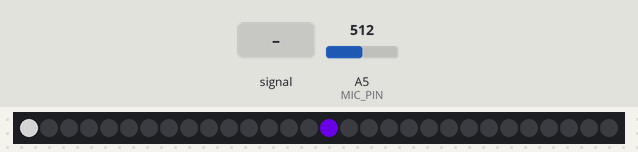
Bench run of a sketch on a simulated Arduino Uno, built with avr-gcc and run on an emulated ATmega328P. Shown: 30 RGB LEDs in strip order, left to right. The test bench sets the inputs (shaded band); at power-on: A5 (MIC_PIN) = 512. Dim RGB values are drawn brighter than linear; random numbers use the default seed unless the sketch sets one; what the sketch prints to the serial monitor is not drawn.

Above: at 1.15 s.
2.3 s: A5 (MIC_PIN) fed a 200 Hz sine of ±81 counts around its level
At 2.75 s:
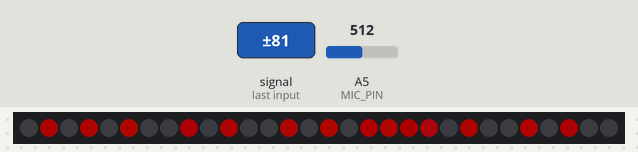
At 3.35 s:
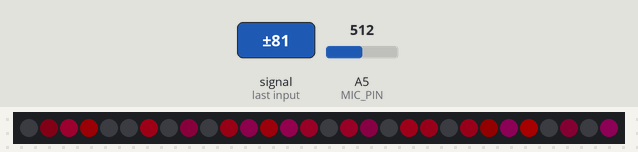
5.0 s: A5 (MIC_PIN) set to 306
At 5.15 s:
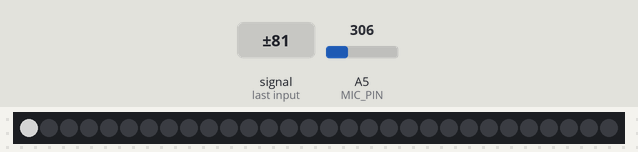
6.8 s: A5 (MIC_PIN) fed a 1000 Hz sine of ±255 counts around its level
Timing chart, 0 to 7.3 s (numbered marks = the images above; inputs shaded):
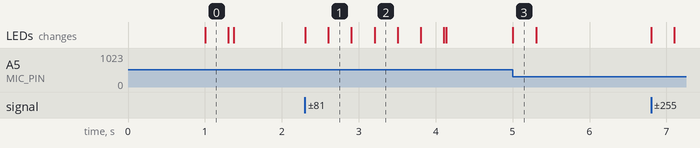

The sketch:

agcAvg_Pal.ino
```cpp
/* agcAvg_Pal
 *
 * By: Andrew Tuline
 *
 * Date: Jan, 2020
 *
 * A palette enabled Automatic Gain Control for a microphone on an Arduino.
 *
 * This version uses simple averaging of 32 samples against a setpoint. Simple, but at least it works.
 *
* It also includes a ghetto peak detection capability, which is displayed on led[0].
 *
 */


//#define FASTLED_ALLOW_INTERRUPTS 0                          // Used for ESP8266.
#include <FastLED.h>                                          // FastLED library.

#define MIC_PIN   5                                           // Analog port for microphone
uint8_t squelch = 7;                                          // Anything below this is background noise, so we'll make it '0'.
int sample;                                                   // Current sample.
float sampleAvg = 0;                                          // Smoothed Average.
float micLev = 0;                                             // Used to convert returned value to have '0' as minimum.
uint8_t maxVol = 11;                                          // Reasonable value for constant volume for 'peak detector', as it won't always trigger.
bool samplePeak = 0;                                          // Boolean flag for peak. Responding routine must reset this flag.


int sampleAgc, multAgc;
uint8_t targetAgc = 60;                                       // This is our setPoint at 20% of max for the adjusted output.


// Fixed definitions cannot change on the fly.
#define LED_DT 12                                             // Data pin to connect to the strip.
#define LED_CK 11                                             // Clock pin for WS2801 or APA102.
#define COLOR_ORDER GRB                                       // It's GRB for WS2812 and BGR for APA102.
#define LED_TYPE WS2812                                       // Using APA102, WS2812, WS2801. Don't forget to modify LEDS.addLeds to suit.
#define NUM_LEDS 30                                           // Number of LED's.

uint8_t max_bright = 255;                                     // Overall brightness.
struct CRGB leds[NUM_LEDS];                                   // Initialize our LED array.

// Palette definitions
CRGBPalette16 currentPalette = PartyColors_p;
CRGBPalette16 targetPalette = PartyColors_p;
TBlendType    currentBlending = LINEARBLEND;                  // NOBLEND or LINEARBLEND


void setup() {
  Serial.begin(115200);                                       // Initialize serial port for debugging.
  delay(1000);
  analogReference(EXTERNAL);                                  // Nano or other 5V AVR8 when using a 3.3V microphone.
  LEDS.addLeds<LED_TYPE, LED_DT, COLOR_ORDER>(leds, NUM_LEDS);  // Use this for WS2812
  FastLED.setBrightness(max_bright);
  FastLED.setMaxPowerInVoltsAndMilliamps(5, 500);             // FastLED Power management set at 5V, 500mA
} // setup()


void loop() {

  EVERY_N_MILLISECONDS(100) {
    uint8_t maxChanges = 24;
    nblendPaletteTowardPalette(currentPalette, targetPalette, maxChanges);   // AWESOME palette blending capability.
  }

  EVERY_N_MILLIS(10) {
    fadeToBlackBy(leds, NUM_LEDS, 4);                     // 8 bit, 1 = slow, 255 = fast
    fadeToBlackBy(leds, 1, 32);
  }

  EVERY_N_SECONDS(5) {                                                                      // Change the target palette to a random one every 5 seconds.
    static uint8_t baseC = random8();                                                       // You can use this as a baseline colour if you want similar hues in the next line.
    targetPalette = CRGBPalette16(CHSV(random8(), 255, random8(128, 255)), CHSV(random8(), 255, random8(128, 255)), CHSV(random8(), 192, random8(128, 255)), CHSV(random8(), 255, random8(128, 255)));
  }

  getSample();                                                // Sample the microphone.
  agcAvg();                                                   // Calculated the PI adjusted value as samplePI.
  ledShow();
  FastLED.show();

} // loop()


void ledShow() {

  if (samplePeak == 1) { leds[0] = CRGB::Gray; samplePeak = 0;}
  leds[(millis() % (NUM_LEDS-1)) +1] = ColorFromPalette(currentPalette, sampleAgc, sampleAgc, currentBlending);

} // ledShow()


void getSample() {

  int16_t micIn;                                              // Current sample starts with negative values and large values, which is why it's 16 bit signed.
  static long peakTime;

  micIn = analogRead(MIC_PIN);                                // Poor man's analog Read.
  micLev = ((micLev * 31) + micIn) / 32;                      // Smooth it out over the last 32 samples for automatic centering.
  micIn -= micLev;                                            // Let's center it to 0 now.
  micIn = abs(micIn);                                         // And get the absolute value of each sample.
  sample = (micIn <= squelch) ? 0 : (sample + micIn)/2;       // Using a ternary operator, the resultant sample is either 0 or it's a bit smoothed out with the last sample.
  sampleAvg = ((sampleAvg * 31) + sample) / 32;               // Smooth it out over the last 32 samples.

  if (sample > (sampleAvg+maxVol) && millis() > (peakTime + 50)) {    // Poor man's beat detection by seeing if sample > Average + some value.
    samplePeak = 1;
    peakTime=millis();
  }                                                           // Then we got a peak, else we don't. Display routines need to reset the samplepeak value in case they miss the trigger.

}  // getSample()


void agcAvg() {                                                   // A simple averaging multiplier to automatically adjust sound sensitivity.

  multAgc = (sampleAvg < 1) ? targetAgc : targetAgc / sampleAvg;  // Make the multiplier so that sampleAvg * multiplier = setpoint
  sampleAgc = sample * multAgc;
  if (sampleAgc > 255) sampleAgc = 255;

//------------ Oscilloscope output ---------------------------
//  Serial.print(targetAgc); Serial.print(" ");
//  Serial.print(multAgc); Serial.print(" ");
//  Serial.print(sampleAgc); Serial.print(" ");

//  Serial.print(sample); Serial.print(" ");
//  Serial.print(sampleAvg); Serial.print(" ");
//  Serial.print(micLev); Serial.print(" ");
//  Serial.print(samplePeak); Serial.print(" "); samplePeak = 0;
//  Serial.print(100); Serial.print(" ");
//  Serial.print(0); Serial.print(" ");
  Serial.println(" ");

} // agcAvg()
```

Measured:
- after the input at 2.3 s, the LEDs: first change at once (image 1 shows a later state)
